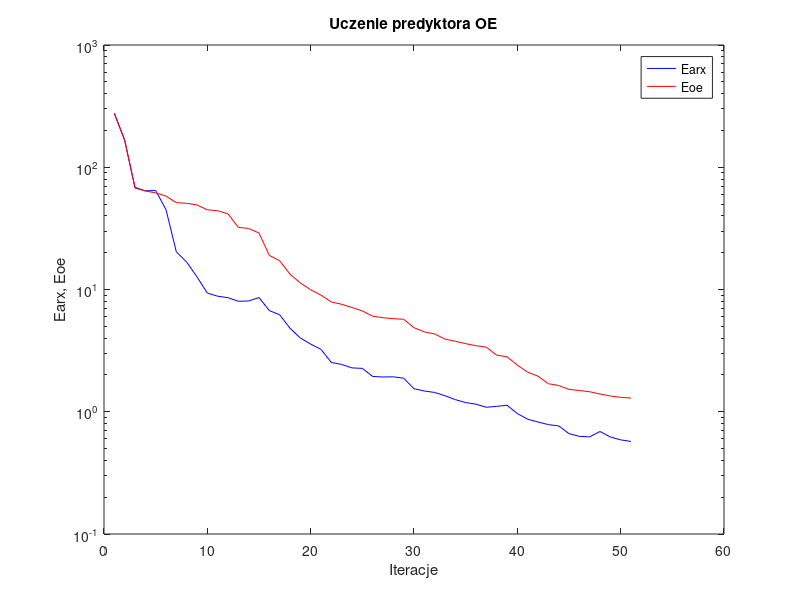
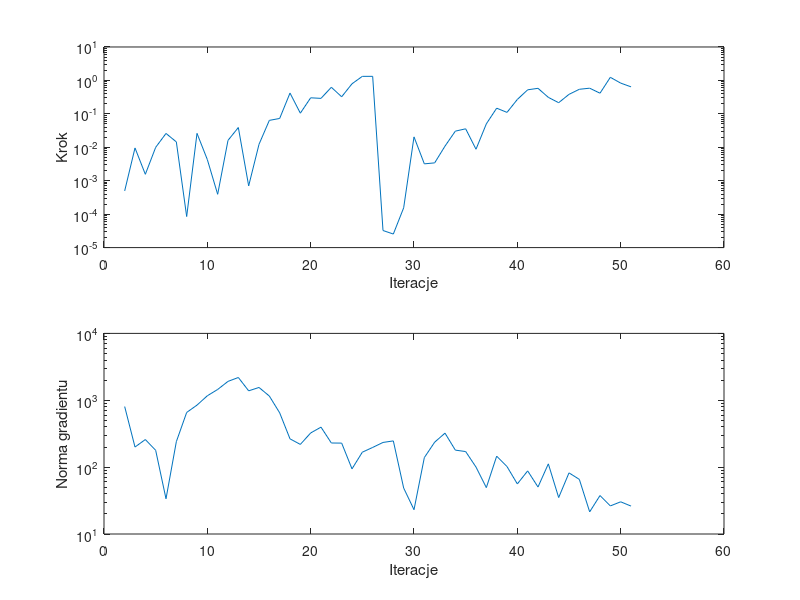

The MATLAB script that drew these images, in order:
%uczenie predyktora oe
clear all;
n=0; farx(n+1)=2.769252e+002; foe(n+1)=2.752512e+002; wspucz(n+1)=0.000000e+000; ng(n+1)=0.000000e+000;
%odnowa zmiennej metryki
n=1; farx(n+1)=1.669274e+002; foe(n+1)=1.657617e+002; krok(n+1)=4.957365e-004; ng(n+1)=8.055843e+002;
n=2; farx(n+1)=6.762969e+001; foe(n+1)=6.877965e+001; krok(n+1)=9.555317e-003; ng(n+1)=1.997925e+002;
n=3; farx(n+1)=6.413538e+001; foe(n+1)=6.387376e+001; krok(n+1)=1.555872e-003; ng(n+1)=2.585709e+002;
n=4; farx(n+1)=6.456232e+001; foe(n+1)=6.176296e+001; krok(n+1)=9.955600e-003; ng(n+1)=1.784774e+002;
n=5; farx(n+1)=4.495505e+001; foe(n+1)=5.810496e+001; krok(n+1)=2.594061e-002; ng(n+1)=3.364104e+001;
n=6; farx(n+1)=2.033899e+001; foe(n+1)=5.132686e+001; krok(n+1)=1.450364e-002; ng(n+1)=2.403267e+002;
n=7; farx(n+1)=1.676721e+001; foe(n+1)=5.074978e+001; krok(n+1)=8.489916e-005; ng(n+1)=6.572554e+002;
n=8; farx(n+1)=1.268048e+001; foe(n+1)=4.920486e+001; krok(n+1)=2.607440e-002; ng(n+1)=8.461631e+002;
n=9; farx(n+1)=9.346043e+000; foe(n+1)=4.484871e+001; krok(n+1)=4.290347e-003; ng(n+1)=1.167286e+003;
n=10; farx(n+1)=8.812987e+000; foe(n+1)=4.409055e+001; krok(n+1)=3.927263e-004; ng(n+1)=1.450649e+003;
n=11; farx(n+1)=8.575084e+000; foe(n+1)=4.158780e+001; krok(n+1)=1.611092e-002; ng(n+1)=1.914921e+003;
n=12; farx(n+1)=8.010330e+000; foe(n+1)=3.224723e+001; krok(n+1)=3.899500e-002; ng(n+1)=2.190543e+003;
n=13; farx(n+1)=8.059617e+000; foe(n+1)=3.157677e+001; krok(n+1)=7.010405e-004; ng(n+1)=1.383712e+003;
n=14; farx(n+1)=8.590271e+000; foe(n+1)=2.897169e+001; krok(n+1)=1.226153e-002; ng(n+1)=1.553815e+003;
n=15; farx(n+1)=6.721892e+000; foe(n+1)=1.899422e+001; krok(n+1)=6.384007e-002; ng(n+1)=1.156412e+003;
n=16; farx(n+1)=6.217018e+000; foe(n+1)=1.719623e+001; krok(n+1)=7.280720e-002; ng(n+1)=6.487545e+002;
n=17; farx(n+1)=4.819266e+000; foe(n+1)=1.335641e+001; krok(n+1)=4.187571e-001; ng(n+1)=2.648945e+002;
n=18; farx(n+1)=4.011882e+000; foe(n+1)=1.131435e+001; krok(n+1)=1.047148e-001; ng(n+1)=2.186312e+002;
n=19; farx(n+1)=3.576089e+000; foe(n+1)=9.952715e+000; krok(n+1)=3.020544e-001; ng(n+1)=3.243498e+002;
n=20; farx(n+1)=3.238347e+000; foe(n+1)=8.990602e+000; krok(n+1)=2.905057e-001; ng(n+1)=3.963663e+002;
n=21; farx(n+1)=2.530540e+000; foe(n+1)=7.911178e+000; krok(n+1)=6.236201e-001; ng(n+1)=2.295947e+002;
n=22; farx(n+1)=2.439031e+000; foe(n+1)=7.571276e+000; krok(n+1)=3.240219e-001; ng(n+1)=2.287322e+002;
n=23; farx(n+1)=2.284615e+000; foe(n+1)=7.123217e+000; krok(n+1)=7.926233e-001; ng(n+1)=9.420790e+001;
n=24; farx(n+1)=2.263296e+000; foe(n+1)=6.678108e+000; krok(n+1)=1.322970e+000; ng(n+1)=1.673389e+002;
n=25; farx(n+1)=1.944239e+000; foe(n+1)=6.050446e+000; krok(n+1)=1.324463e+000; ng(n+1)=1.970192e+002;
%odnowa zmiennej metryki
n=26; farx(n+1)=1.924889e+000; foe(n+1)=5.877558e+000; krok(n+1)=3.242569e-005; ng(n+1)=2.340026e+002;
n=27; farx(n+1)=1.930977e+000; foe(n+1)=5.770844e+000; krok(n+1)=2.543436e-005; ng(n+1)=2.467404e+002;
n=28; farx(n+1)=1.879384e+000; foe(n+1)=5.707621e+000; krok(n+1)=1.547514e-004; ng(n+1)=4.868169e+001;
n=29; farx(n+1)=1.544258e+000; foe(n+1)=4.870246e+000; krok(n+1)=2.047906e-002; ng(n+1)=2.309078e+001;
n=30; farx(n+1)=1.477422e+000; foe(n+1)=4.500414e+000; krok(n+1)=3.195265e-003; ng(n+1)=1.389405e+002;
n=31; farx(n+1)=1.438551e+000; foe(n+1)=4.331520e+000; krok(n+1)=3.419137e-003; ng(n+1)=2.362371e+002;
n=32; farx(n+1)=1.351971e+000; foe(n+1)=3.931654e+000; krok(n+1)=1.082825e-002; ng(n+1)=3.222161e+002;
n=33; farx(n+1)=1.256312e+000; foe(n+1)=3.770748e+000; krok(n+1)=3.039725e-002; ng(n+1)=1.796277e+002;
n=34; farx(n+1)=1.189257e+000; foe(n+1)=3.605937e+000; krok(n+1)=3.571281e-002; ng(n+1)=1.709431e+002;
n=35; farx(n+1)=1.153170e+000; foe(n+1)=3.468177e+000; krok(n+1)=8.744518e-003; ng(n+1)=1.002497e+002;
n=36; farx(n+1)=1.088185e+000; foe(n+1)=3.379844e+000; krok(n+1)=5.018717e-002; ng(n+1)=4.940464e+001;
n=37; farx(n+1)=1.107104e+000; foe(n+1)=2.902753e+000; krok(n+1)=1.478545e-001; ng(n+1)=1.458691e+002;
n=38; farx(n+1)=1.129978e+000; foe(n+1)=2.817408e+000; krok(n+1)=1.105941e-001; ng(n+1)=1.020533e+002;
n=39; farx(n+1)=9.666371e-001; foe(n+1)=2.408046e+000; krok(n+1)=2.696528e-001; ng(n+1)=5.606711e+001;
n=40; farx(n+1)=8.693274e-001; foe(n+1)=2.106174e+000; krok(n+1)=5.235795e-001; ng(n+1)=8.784889e+001;
n=41; farx(n+1)=8.239963e-001; foe(n+1)=1.955545e+000; krok(n+1)=5.804224e-001; ng(n+1)=5.043498e+001;
n=42; farx(n+1)=7.850481e-001; foe(n+1)=1.695572e+000; krok(n+1)=3.112246e-001; ng(n+1)=1.119324e+002;
n=43; farx(n+1)=7.661193e-001; foe(n+1)=1.639524e+000; krok(n+1)=2.155114e-001; ng(n+1)=3.507650e+001;
n=44; farx(n+1)=6.624767e-001; foe(n+1)=1.523939e+000; krok(n+1)=3.828290e-001; ng(n+1)=8.208519e+001;
n=45; farx(n+1)=6.293725e-001; foe(n+1)=1.492086e+000; krok(n+1)=5.431439e-001; ng(n+1)=6.559219e+001;
n=46; farx(n+1)=6.228899e-001; foe(n+1)=1.457541e+000; krok(n+1)=5.856145e-001; ng(n+1)=2.143197e+001;
n=47; farx(n+1)=6.893437e-001; foe(n+1)=1.396715e+000; krok(n+1)=4.144507e-001; ng(n+1)=3.760017e+001;
n=48; farx(n+1)=6.218753e-001; foe(n+1)=1.345665e+000; krok(n+1)=1.238762e+000; ng(n+1)=2.629980e+001;
n=49; farx(n+1)=5.888343e-001; foe(n+1)=1.312039e+000; krok(n+1)=8.316025e-001; ng(n+1)=3.030215e+001;
n=50; farx(n+1)=5.716636e-001; foe(n+1)=1.293622e+000; krok(n+1)=6.428250e-001; ng(n+1)=2.615625e+001;

figure; semilogy(farx,'b'); hold on; semilogy(foe,'r'); xlabel('Iteracje'); ylabel('Earx, Eoe'); legend('Earx','Eoe'); title('Uczenie predyktora OE');
figure; subplot(2,1,1); semilogy(krok); xlabel('Iteracje'); ylabel('Krok');
subplot(2,1,2); semilogy(ng); xlabel('Iteracje'); ylabel('Norma gradientu');
Earx=farx(n+1)
Eoe=foe(n+1)
